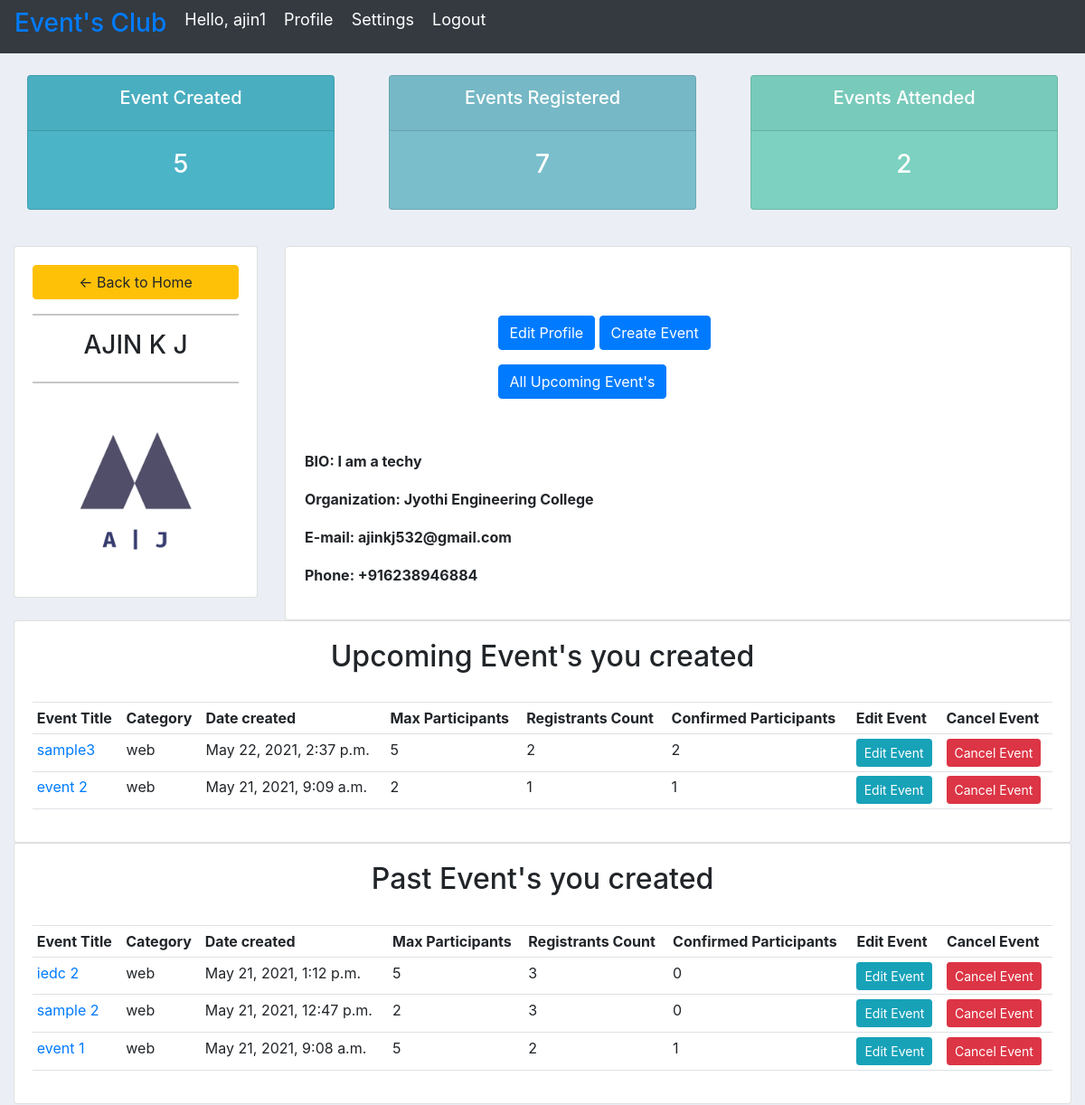
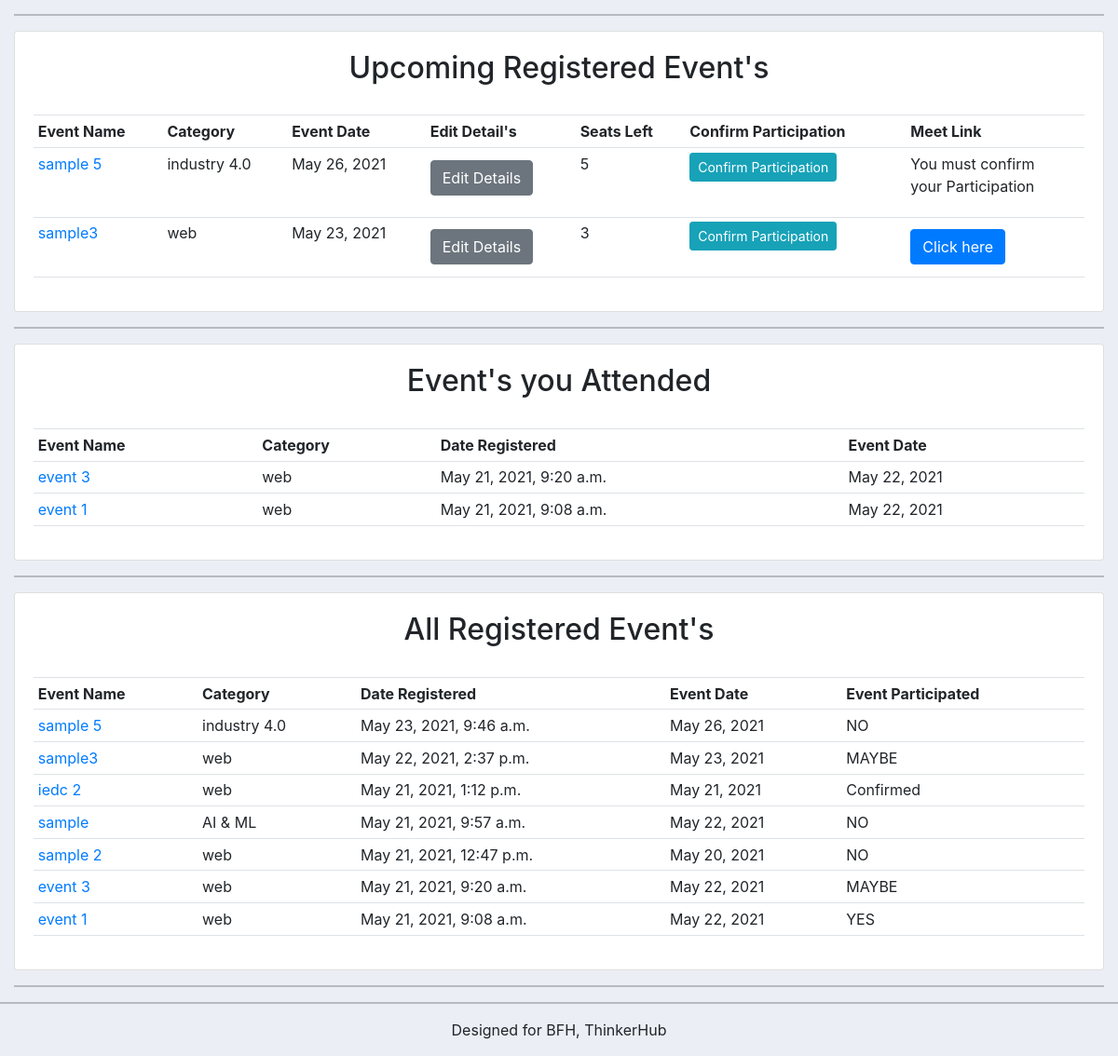
Screenshot of /user/ (signed in) with the database file from the repository (2 pictures, top to bottom).
### events/models.py (models this page shows, shortened)
class Customer(models.Model):
	user = models.OneToOneField(User, null=True, blank=True, on_delete=models.CASCADE)
	name = models.CharField(max_length=200, null=True)
	Bio =models.CharField(max_length=500, null=True)
	Organization=models.CharField(max_length=200, null=True)
	phone = models.CharField(max_length=200, null=True)
	email = models.CharField(max_length=200, null=True)
	profile_pic = models.ImageField(default="profile1.png", null=True, blank=True)
	date_created = models.DateTimeField(auto_now_add=True, null=True)

class event(models.Model):
	CATEGORY = (
			('web', 'Web Development'),
			('AI & ML', 'AI & ML'),('industry 4.0','Industry 4.0'),('cyber','Cyber Security'),('other','Others'),
			)
	Event_Title = models.CharField(max_length=200,unique=True, null=True)
	Event_Date= models.DateField(null=True)
	Event_Time=models.TimeField(null=True)
	Event_Location= models.CharField(max_length=800, null=True)
	Max_NO_Participants=models.IntegerField()
	Event_Banner=models.ImageField()
	description = models.TextField(null=True)
	Meet_link=models.CharField(blank=True,max_length=2000,default='none')
	category = models.CharField(max_length=200, null=True, choices=CATEGORY)
	date_created = models.DateTimeField(auto_now_add=True, null=True)
	customer = models.ForeignKey(Customer, null=True, on_delete= models.SET_NULL)
	count=models.IntegerField(null=True,)
	count2=models.IntegerField(null=True,)
	cancel_event=models.BooleanField(null=True, default=False)

class register(models.Model):
	STATUS = (
			('YES', 'YES'),
			('MAYBE','MAYBE'),
			('NO', 'NO'),
			)
	customer = models.ForeignKey(Customer, null=True, on_delete= models.SET_NULL,)
	event_name = models.ForeignKey(event, null=True, on_delete= models.SET_NULL)
	name = models.CharField(max_length=200, null=True)
	Organization=models.CharField(max_length=200, null=True)
	phone = models.CharField(max_length=200, null=True)
	email = models.CharField(max_length=200, null=True)
	date_created = models.DateTimeField(auto_now_add=True, null=True)
	status = models.CharField(max_length=200, null=True, choices=STATUS, default='NO')
	count=models.IntegerField(null=True,)

### events/views.py (the view)
# urls.py: path('user/', views.userPage, name="user-page"),
@login_required(login_url='login')
def userPage(request):
	event_user = request.user.customer.event_set.all().order_by('-id')
	registered_user=request.user.customer.register_set.all().order_by('-id')
	register_event=register.objects.all()
	for ev in registered_user:
		co=0
		max=ev.event_name.Max_NO_Participants
		Title=ev.event_name.Event_Title
		for i in register_event:
			if i.event_name.Event_Title == Title:
				stat=i.status
				if stat== 'YES' or stat=='MAYBE':
					co+=1
		num=max-co
		ev.count=num
	na=[]
	for event in register_event:
		nam=event.event_name
		na.append(nam)
	all_event=[]
	for event in na:
		n1=event.Event_Title
		all_event.append(n1)
	for event in event_user:
		c=0
		for i in all_event:
			if event.Event_Title==i:
				c+=1
		event.count=c
	for e in event_user:
		coun=0
		Title=e.Event_Title
		for i in register_event:
			if i.event_name.Event_Title == Title:
				statu=i.status
				if statu== 'YES' or statu== 'MAYBE':
					coun+=1
		e.count2=coun
	list=[]
	for event in registered_user:
		if str(event.event_name.Event_Date) < str(date):
			a=event.event_name.Event_Title
			list.append(a)
	list2=[]
	for event in event_user:
		if str(event.Event_Date) < str(date):
			a=event.Event_Title
			list2.append(a)
	cou=0
	for eve in registered_user:
		if eve.event_name.Event_Title in list:
			if eve.status == 'YES' or eve.status== 'MAYBE':
				cou+= 1
	customer = request.user.customer
	form = CustomerForm(instance=customer)
	if request.method == 'POST':
		form = CustomerForm(request.POST, request.FILES,instance=customer)
		if form.is_valid():
			form.save()
	Event_created = event_user.count()
	Event_registered = registered_user.count()
	context = {'total_registered_events':Event_registered, 'total_event_created':Event_created,
	'form':form,'created_events':event_user,'registered_events':registered_user,'customer':customer,'list':list,'total_attended':cou,'list2':list2}
	return render(request, 'accounts/user.html', context)

### events/templates/accounts/user.html (shortened to what this page needs)
{%  extends 'accounts/main.html' %}
{% block content %}
{%  include 'accounts/status.html' %}
<br>
<div class="row">
	<div class="col-md-3">
		<div class="card card-body">
			<a class="btn btn-warning" href="{% url 'home' %}"> &#8592; Back to Home</a>
			<hr>
			<h3 style="text-align: center">{{ request.user.customer.name }}</h3>
			<hr>
			<img class="profile-pic" src="{{request.user.customer.profile_pic.url}}" >
		</div>
	</div>
	<div class="col-md-9">
		<div class="card card-body">
			<div class="row py-lg-5">
      <div class="col-lg-6 col-md-8 mx-auto">
        <a href="{% url  'account'  %}" class="btn btn-primary my-2">Edit Profile</a>
		<a href="{% url 'Create_Event' customer.id %}" class="btn btn-primary my-2">Create Event</a>
		<a href="{% url 'All_Upcoming_Event'  %}" class="btn btn-primary my-2">All Upcoming Event's</a>
        </div>
        </div>
		<table >
			<tr>
			<th>
		    <p> BIO: {{request.user.customer.Bio}}</p>
			</th>
			</tr>
			<tr>
			<th>
		    <p> Organization: {{request.user.customer.Organization}}</p>
			</th>
			</tr>
			<tr>
			<th>
		    <p> E-mail: {{request.user.customer.email}}</p>
			</th>
			</tr>
			<tr>
			<th>
		    <p> Phone: {{request.user.customer.phone}}</p>
			</th>
			</tr>
			</table>
		</div>
	</div>
</div>
<div class="row">
	<div class="col-md">
		<div class="card card-body">
			<table class="table table-sm">
			<tr>
			<h2 align=center>Upcoming Event's you created</h1>
			<br>
			</tr>
				<tr>
					<th>Event Title</th>
					<th>Category</th>
					<th>Date created</th>
					<th>Max Participants</th>
					<th>Registrants Count </th>
					<th>Confirmed Participants </th>
					<th>Edit Event</th>
					<th>Cancel Event</th>
				</tr>
				{% for event in created_events %}
				{% if event.Event_Title in list2 %}
                 {% else %}
				<tr>
					<td><a href="{% url 'Event_details' event.id %}" >{{event.Event_Title}}</a></td>
					<td>{{event.category}}</td>
					<td>{{event.date_created}}</td>
					<td>{{event.Max_NO_Participants}}</td>
					<td>{{ event.count }}</td>
					<td>{{event.count2}}</td>
					<td><a href="{% url 'update_event' event.id %}" class="btn btn-sm btn-info">Edit Event</a></td>
					<td><a href="{% url 'delete_event' event.id %}" class="btn btn-sm btn-danger">Cancel Event</a></td>
				</tr>
				{% endif %}
				{% endfor %}
			</table>
		</div>
	</div>
</div>
<div class="row">
	<div class="col-md">
		<div class="card card-body">
			<table class="table table-sm">
			<tr>
			<h2 align=center>Past Event's you created</h1>
			<br>
			</tr>
				<tr>
					<th>Event Title</th>
					<th>Category</th>
					<th>Date created</th>
					<th>Max Participants</th>
					<th>Registrants Count </th>
					<th>Confirmed Participants </th>
					<th>Edit Event</th>
					<th>Cancel Event</th>
				</tr>
				{% for event in created_events %}
				{% if event.Event_Title in list2 %}
				<tr>
					<td><a href="{% url 'Event_details' event.id %}" >{{event.Event_Title}}</a></td>
					<td>{{event.category}}</td>
					<td>{{event.date_created}}</td>
					<td>{{event.Max_NO_Participants}}</td>
					<td>{{ event.count }}</td>
					<td>{{event.count2}}</td>
					<td><a href="{% url 'update_event' event.id %}" class="btn btn-sm btn-info">Edit Event</a></td>
					<td><a href="{% url 'delete_event' event.id %}" class="btn btn-sm btn-danger">Cancel Event</a></td>
				</tr>
				{% endif %}
				{% endfor %}
			</table>
		</div>
	</div>
</div>
<hr>
<div class="row">
	<div class="col-md">
		<div class="card card-body">
			<table class="table table-sm">
			<tr>
			<h2 align=center>Upcoming Registered Event's</h1>
			<br>
			</tr>
				<tr>
					<th>Event Name</th>
					<th>Category</th>
					<th>Event Date</th>
					<th>Edit Detail's</th>
					<th>Seats Left</th>
					<th>Confirm Participation</th>
					 <th>Meet Link</th>
				</tr>
				{% for event in registered_events %}
				 {% if event.event_name.Event_Title in list %}
                 {% else %}
				<tr>
					<td><a href="{% url 'Event_details' event.event_name.id %}">{{event.event_name.Event_Title}}</a></td>
					<td>{{event.event_name.category}}</td>
					<td>{{event.event_name.Event_Date}}</td>
					<td><a href="{% url 'update_details' event.event_name.id %}" class="btn btn-secondary my-2">Edit Details</a></td>
					<td>{{ event.count }}</td>
					<td><a href="{% url 'confirm' event.id %}" class="btn btn-sm btn-info">Confirm Participation</a></td>
					{% if event.status == 'NO' or event.status == none %}
					<td><p>You must confirm <br> your Participation</P></td>
					{% elif event.event_name.Meet_link == "none" %}
					<td>Not Provided </td>
					 {% else %}
					 <td><a href="{{event.event_name.Meet_link}}" class="btn btn-primary my-2">Click here</a></td>
					 {% endif %}
				</tr>
				{% endif %}
				{% endfor %}
			</table>
		</div>
	</div>
</div>
<hr>
<div class="row">
	<div class="col-md">
		<div class="card card-body">
			<table class="table table-sm">
			<tr>
			<h2 align=center>Event's you Attended</h1>
			<br>
			</tr>
				<tr>
					<th>Event Name</th>
					<th>Category</th>
					<th>Date Registered</th>
					<th>Event Date</th>
				</tr>
				{% for event in registered_events %}
				{% if event.event_name.Event_Title in list %}
				{% if event.status == 'YES' or event.status == 'MAYBE' %}
				<tr>
					<td><a href="{% url 'Event_details' event.event_name.id %}">{{event.event_name.Event_Title}}</a></td>
					<td>{{event.event_name.category}}</td>
					<td>{{event.event_name.date_created}}</td>
					 <td>{{event.event_name.Event_Date}}</td>
				</tr>
				{% endif %}
				{% endif %}
				{% endfor %}
			</table>
		</div>
	</div>
</div>
<hr>
<div class="row">
	<div class="col-md">
		<div class="card card-body">
			<table class="table table-sm">
			<tr>
			<h2 align=center>All Registered Event's</h1>
			<br>
			</tr>
				<tr>
					<th>Event Name</th>
					<th>Category</th>
					<th>Date Registered</th>
					<th>Event Date </th>
					<th>Event Participated</th>
				</tr>
				{% for event in registered_events %}
				<tr>
					<td><a href="{% url 'Event_details' event.event_name.id %}">{{event.event_name.Event_Title}}</a></td>
					<td>{{event.event_name.category}}</td>
					<td>{{event.event_name.date_created}}</td>
					<td>{{event.event_name.Event_Date}}</td>
					<td>{{event.status}}</td>
				</tr>
				{% endfor %}
			</table>
		</div>
	</div>
</div>
<hr>
{% endblock content %}

### events/templates/accounts/navbar.html (shortened to what this page needs)
{% load static %}
<nav class="navbar navbar-expand-lg navbar-light bg-dark">
 <span class="hello-msg"><a href="{% url 'home' %}"><h3>Event's Club </h3></a></span>
  <span class="hello-msg">
  <div align=right class="collapse navbar-collapse" id="navbarNav">
    <ul align=right class="navbar-nav">
     {% if request.user.is_authenticated %}
      <li class="nav-item">
        <p class="hello-msg">Hello, {{request.user}}</p>
      </li>
      <li class="nav-item">
        <a class="hello-msg" href="{% url 'user-page' %}">Profile</a>
      </li>
      <li class="nav-item">
        <a class="hello-msg" href="{% url 'account' %}">Settings</a>
      </li>
      <li class="nav-item">
        <a  class="hello-msg" href="{% url 'logout' %}">Logout</a>
      </li>
      {% endif %}
    </ul>
  </div>
  </span>
</nav>

### static/css/main.css (style rules this page uses)
body { background-color: #ebeff5; }

### events/templates/accounts/navbar.html (style rules this page uses)
.hello-msg { font-size: 18px; color: #fff; margin-right: 20px; }

### events/templates/accounts/user.html (style rules this page uses)
.profile-pic { max-width: 200px; max-height:200px; margin: 0 auto; border-radius: 50%; }

### rows the page displays
event: Event_Title "sample3", category "web", date_created "May 22, 2021, 2:37 p.m.", Max_NO_Participants "5", count "2", count2 "2"
event: Event_Title "event 2", category "web", date_created "May 21, 2021, 9:09 a.m.", Max_NO_Participants "2", count "1", count2 "1"
event: Event_Title "iedc 2", category "web", date_created "May 21, 2021, 1:12 p.m.", Max_NO_Participants "5", count "3", count2 "0"
event: Event_Title "sample 2", category "web", date_created "May 21, 2021, 12:47 p.m.", Max_NO_Participants "2", count "3", count2 "0"
event: Event_Title "event 1", category "web", date_created "May 21, 2021, 9:08 a.m.", Max_NO_Participants "5", count "2", count2 "1"
register: event_name.Event_Title "sample 5", event_name.category "industry 4.0", event_name.Event_Date "May 26, 2021", count "5", shows "You must confirm", event_name.date_created "May 23, 2021, 9:46 a.m.", status "NO"
register: event_name.Event_Title "sample3", event_name.category "web", event_name.Event_Date "May 23, 2021", count "3", event_name.date_created "May 22, 2021, 2:37 p.m.", status "MAYBE"
register: event_name.Event_Title "event 3", event_name.category "web", event_name.date_created "May 21, 2021, 9:20 a.m.", event_name.Event_Date "May 22, 2021", status "MAYBE"
register: event_name.Event_Title "event 1", event_name.category "web", event_name.date_created "May 21, 2021, 9:08 a.m.", event_name.Event_Date "May 22, 2021", status "YES"
register: event_name.Event_Title "iedc 2", event_name.category "web", event_name.date_created "May 21, 2021, 1:12 p.m.", event_name.Event_Date "May 21, 2021", status "Confirmed"
register: event_name.Event_Title "sample", event_name.category "AI & ML", event_name.date_created "May 21, 2021, 9:57 a.m.", event_name.Event_Date "May 22, 2021", status "NO"
register: event_name.Event_Title "sample 2", event_name.category "web", event_name.date_created "May 21, 2021, 12:47 p.m.", event_name.Event_Date "May 20, 2021", status "NO"

### other values shown
{{ request.user }} "ajin1"
{{ total_event_created }} "5"
{{ total_registered_events }} "7"
{{ total_attended }} "2"
{{ request.user.customer.name }} "AJIN K J"
{{ request.user.customer.Bio }} "I am a techy"
{{ request.user.customer.Organization }} "Jyothi Engineering College"
{{ request.user.customer.email }} "ajinkj532@gmail.com"
{{ request.user.customer.phone }} "+916238946884"
